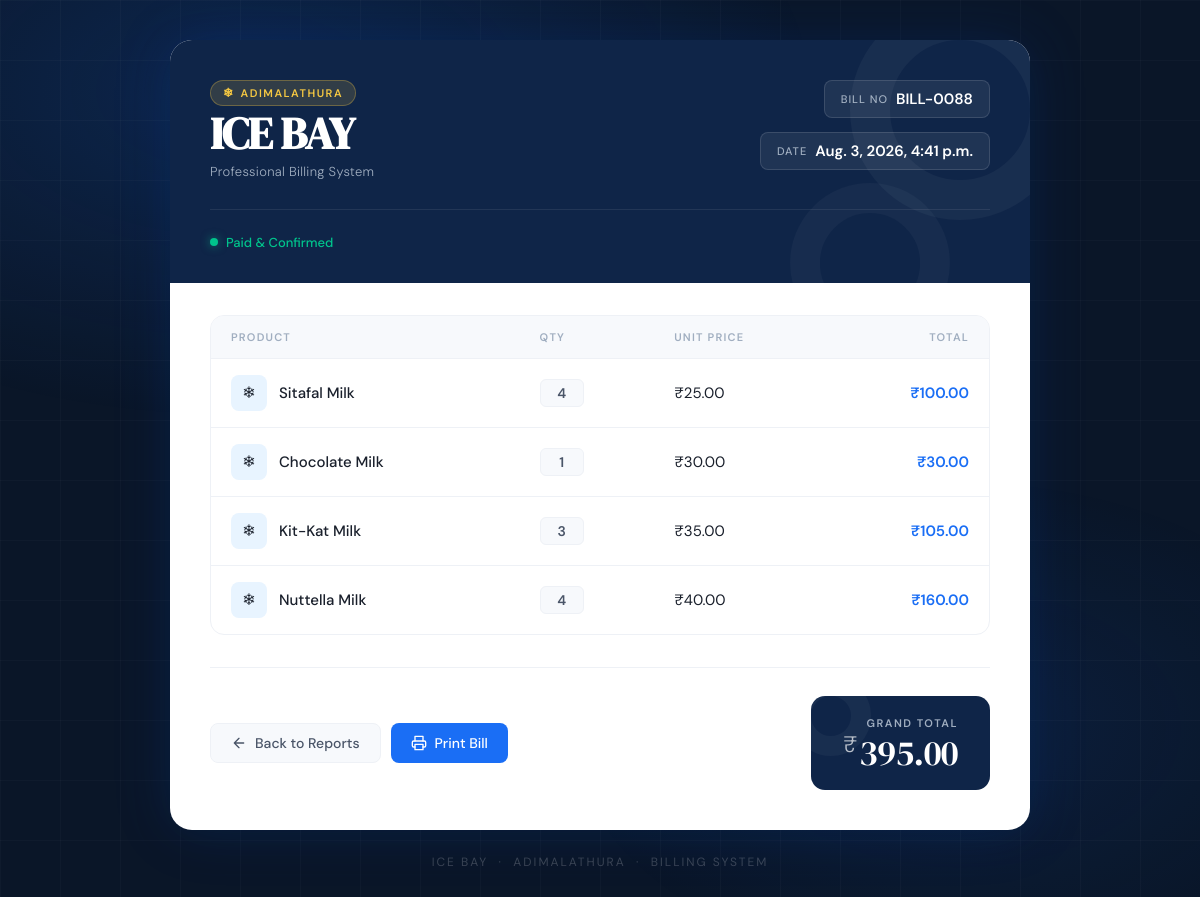
Screenshot of /bill/88/ with the database file from the repository.
### billings/models.py (models this page shows, shortened)
class Bill(models.Model):
    bill_no = models.CharField(max_length=50)
    customer_name = models.CharField(max_length=100, default="Walk-in Customer")
    total_amount = models.DecimalField(max_digits=10, decimal_places=2)
    grand_total = models.DecimalField(max_digits=10, decimal_places=2, default=0)
    created_at = models.DateTimeField(auto_now_add=True)

class BillItem(models.Model):
    bill = models.ForeignKey(Bill, on_delete=models.CASCADE, related_name="items")
    product = models.ForeignKey(Product, on_delete=models.CASCADE, related_name="bill_items")
    quantity = models.IntegerField()
    price = models.DecimalField(max_digits=10, decimal_places=2)
    total = models.DecimalField(max_digits=10, decimal_places=2, default=0)

class Product(models.Model):
    name = models.CharField(max_length=100, unique=True)
    category = models.CharField(max_length=80, blank=True, default="")
    price = models.PositiveIntegerField()
    is_active = models.BooleanField(default=True)
    class Meta:
        db_table = "products_product"

### billings/views.py (the view)
# urls.py: path("bill/<int:bill_id>/", views.bill_detail, name="bill_detail"),
def bill_detail(request, bill_id):
    bill = get_object_or_404(Bill, id=bill_id)
    items = BillItem.objects.filter(bill=bill)
    return render(request, "reports/bill_details.html", {
        "bill": bill,
        "items": items,
    })

### templates/reports/bill_details.html (shortened to what this page needs)
<!DOCTYPE html>
<html lang="en">
<head>
</head>
<body>
    <div class="wrapper">
        <div class="bill-card">
            <div class="card-header">
                <div class="header-top">
                    <div class="brand">
                        <span class="brand-badge">Adimalathura</span>
                        <h1 class="brand-name">ICE BAY</h1>
                        <p class="brand-sub">Professional Billing System</p>
                    </div>
                    <div class="bill-meta">
                        <div class="meta-pill">
                            <span class="label">Bill No</span>
                            <span class="value">{{ bill.bill_no }}</span>
                        </div>
                        <div class="meta-pill">
                            <span class="label">Date</span>
                            <span class="value">{{ bill.created_at }}</span>
                        </div>
                    </div>
                </div>
                <div class="status-bar">
                    <span class="status-dot"></span>
                    <span class="status-text">Paid &amp; Confirmed</span>
                </div>
            </div>
            <div class="card-body">
                <div class="table-wrap">
                    <table>
                        <thead>
                            <tr>
                                <th>Product</th>
                                <th>Qty</th>
                                <th>Unit Price</th>
                                <th>Total</th>
                            </tr>
                        </thead>
                        <tbody>
                            {% for item in items %}
                            <tr>
                                <td>
                                    <div class="product-cell">
                                        <div class="product-icon">❄</div>
                                        <span class="product-name">{{ item.product.name }}</span>
                                    </div>
                                </td>
                                <td>
                                    <span class="qty-badge">{{ item.quantity }}</span>
                                </td>
                                <td>₹{{ item.price }}</td>
                                <td>₹{{ item.total }}</td>
                            </tr>
                            {% endfor %}
                        </tbody>
                    </table>
                </div>
            </div>
            <div class="card-footer">
                <div class="divider"></div>
                <div class="footer-row">
                    <div style="display:flex; gap:10px; flex-wrap:wrap;">
                        <a href="{% url 'billings:daily_reports' %}" class="back-btn">
                            <svg viewBox="0 0 24 24" fill="none" stroke="currentColor" stroke-width="2" stroke-linecap="round" stroke-linejoin="round">
                                <path d="M19 12H5M12 5l-7 7 7 7"/>
                            </svg>
                            Back to Reports
                        </a>
                        <button class="print-btn" onclick="window.print()">
                            <svg viewBox="0 0 24 24" fill="none" stroke="currentColor" stroke-width="2" stroke-linecap="round" stroke-linejoin="round">
                                <polyline points="6 9 6 2 18 2 18 9"/>
                                <path d="M6 18H4a2 2 0 0 1-2-2v-5a2 2 0 0 1 2-2h16a2 2 0 0 1 2 2v5a2 2 0 0 1-2 2h-2"/>
                                <rect x="6" y="14" width="12" height="8"/>
                            </svg>
                            Print Bill
                        </button>
                    </div>
                    <div class="total-box">
                        <span class="total-label">Grand Total</span>
                        <span class="total-amount">
                            <span class="currency">₹</span>{{ bill.total_amount }}
                        </span>
                    </div>
                </div>
            </div>
        </div>
        <p class="watermark">ICE BAY &nbsp;·&nbsp; Adimalathura &nbsp;·&nbsp; Billing System</p>
    </div>
</body>
</html>

### rows the page displays
Bill: bill_no "BILL-0088", created_at "Aug. 3, 2026, 4:41 p.m.", total_amount "395.00"
BillItem: product.name "Sitafal Milk", quantity "4", price "25.00", total "100.00"
BillItem: product.name "Chocolate Milk", quantity "1", price "30.00", total "30.00"
BillItem: product.name "Kit-Kat Milk", quantity "3", price "35.00", total "105.00"
BillItem: product.name "Nuttella Milk", quantity "4", price "40.00", total "160.00"
